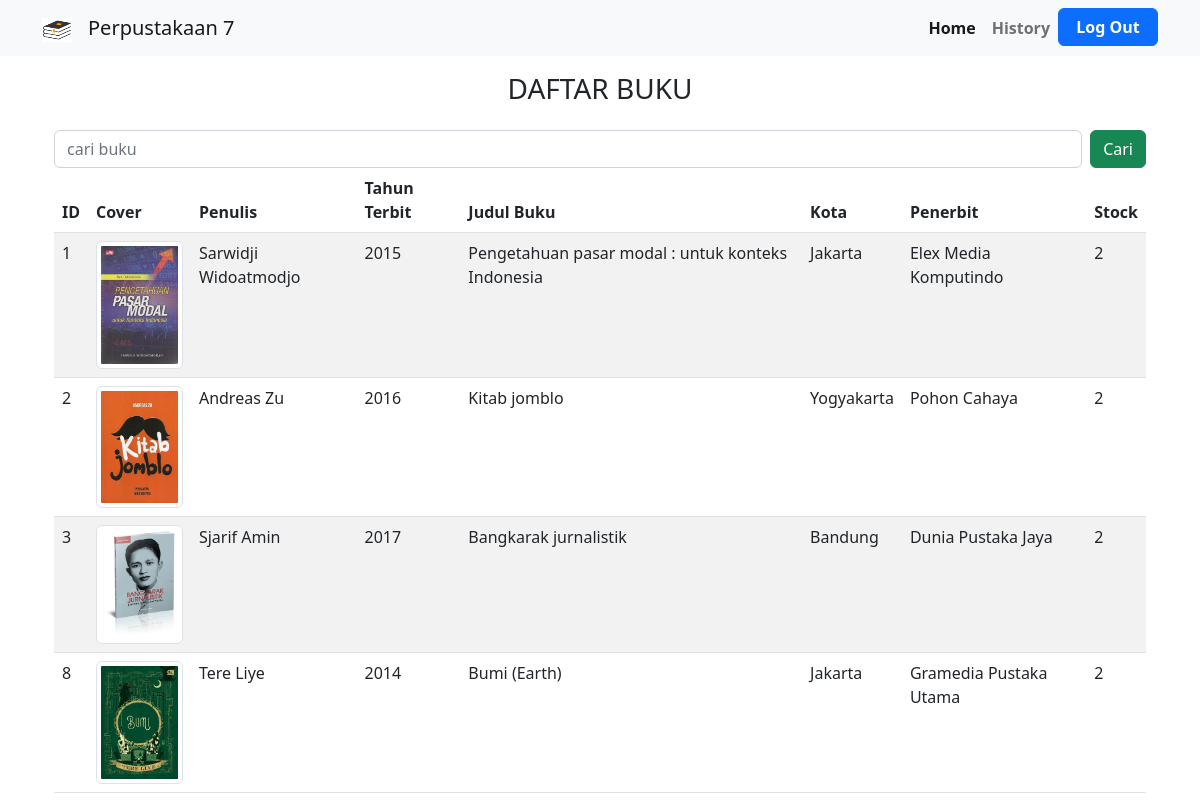
Before: /siswa_home.php with the older database file.
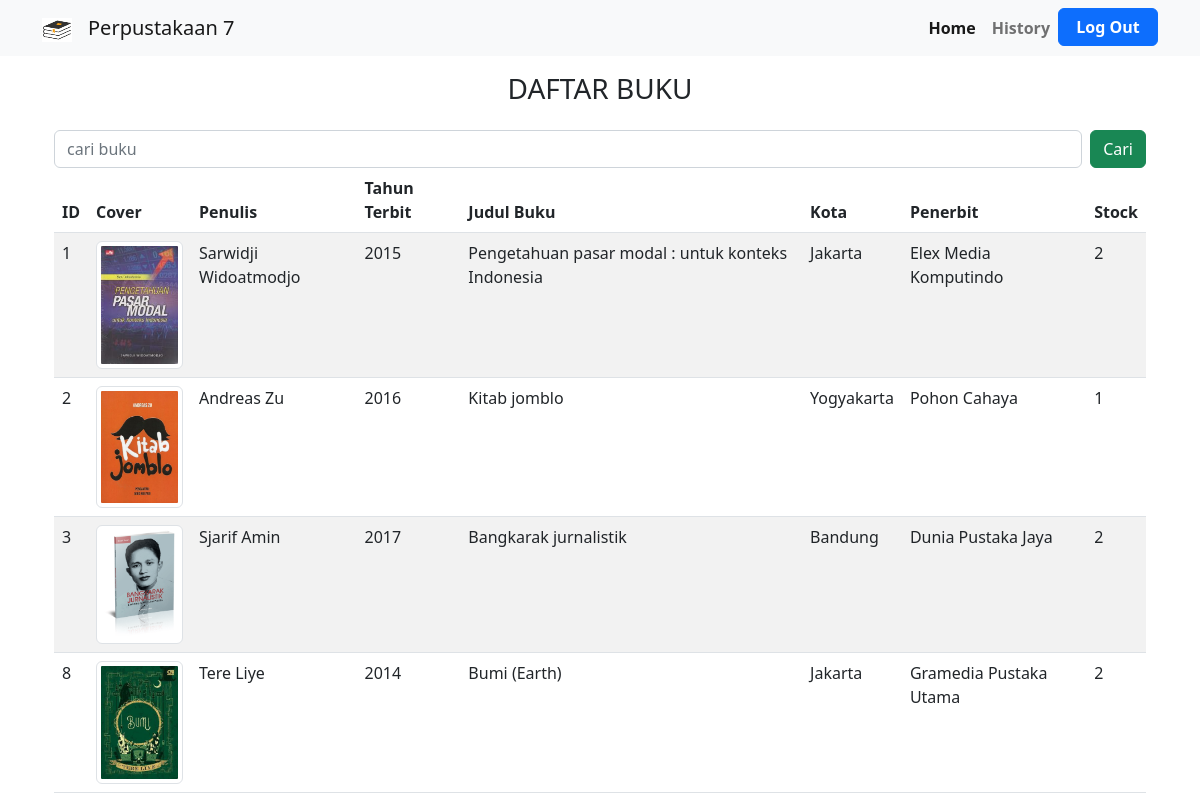
After: the same page with the newer database file.
### tables this page shows
CREATE TABLE `buku` (
  `id_buku` int(11) NOT NULL,
  `penulis` varchar(50) NOT NULL,
  `tahun` year(4) NOT NULL,
  `judul` varchar(255) NOT NULL,
  `kota` varchar(50) NOT NULL,
  `penerbit` varchar(50) NOT NULL,
  `cover` varchar(255) NOT NULL,
  `sinopsi` text NOT NULL,
  `stok` int(3) NOT NULL
);

### siswa_home.php (the view, shortened to what this page needs)
<?php
include "config.php";
?>
<!DOCTYPE html>
<html lang="en">
<head>
    <link rel="stylesheet" href="https://cdnjs.cloudflare.com/ajax/libs/font-awesome/6.1.2/css/all.min.css">
    <link rel="stylesheet" href="assets/bootstrap/css/bootstrap.min.css">
</head>
<body>
<nav class="navbar navbar-expand-lg bg-light">
        <div class="container">
        <a class="navbar-brand" href="#">
            <img src="assets/book-icon.png" alt="Logo" width="30" height="24">
    </a>
          <a class="navbar-brand" href="#">Perpustakaan 7</a>
          <div class="collapse navbar-collapse" id="navbarSupportedContent">
            <ul class="navbar-nav ms-auto mb-2 mb-lg-0">
              <li class="nav-item">
              <b><a class="nav-link active aria-current="page" href="#">Home</a></b>
              </li>
              <li class="nav-item">
                <b><a class="nav-link" href="history.php" >History</a></b>
              </li>
              <li class="nav-item">
                <a href="logout.php" class="btn btn-primary text-white" style="font-weight:600; width: 100px;">Log Out</a>
              </li>
          </div>
        </div>
      </nav>
        <div class="container mt-3">
        <h3 class="text-center">DAFTAR BUKU</h3>
        <div class="container mx-auto mt-4">
            <form class="d-flex" action="cari_buku.php" method="get">
                <input class="form-control me-2" type="text" placeholder="cari buku" name="cari">
                <input type="submit" value="Cari" class="btn btn-success">
    </form>
        <table class="table table-striped table-hover">
            <thead>
                <tr>
                    <th>ID</th>
                    <th>Cover</th>
                    <th>Penulis</th>
                    <th>Tahun Terbit</th>
                    <th>Judul Buku</th>
                    <th>Kota</th>
                    <th>Penerbit</th>
                    <th>Stock</th>
                </tr>
            </thead>
            <tbody>
            <?php
            $ambil = mysqli_query($conn, "SELECT * FROM buku");
            while ($data = mysqli_fetch_array($ambil)) {
            ?>
            <tr>
                <td><?= $data['id_buku'] ?></td>
                <td>
                <img src= "assets/cover/<?= $data['cover'] ?>" class= "img-thumbnail" alt=""
                    style="width: 100px;">
                </td>
                <td><?= $data['penulis'] ?></td>
                <td><?= $data['tahun'] ?></td>
                <td><?= $data['judul'] ?></td>
                <td><?= $data['kota'] ?></td>
                <td><?= $data['penerbit'] ?></td>
                <td><?= $data['stok'];  ?></td>
            </tr>
            <?php
            }
            ?>
            </tbody>
        </table>
    </div>
        </div>
</body>
</html>

Changed rows visible on the page:
changed buku "Andreas Zu": stok "2" → "1"
